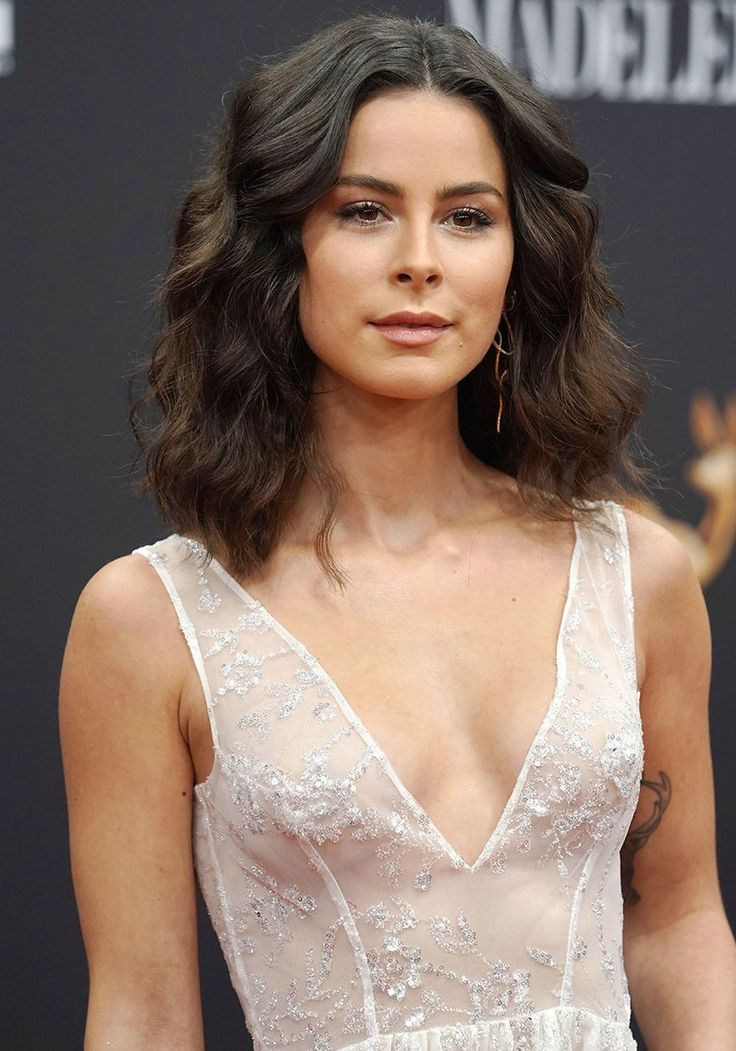
#> input picture Resources/lena.jpeg, 736 x 1051 px
$ python Chapter2.py
#> lines starting #> are read from the running program, lines starting #| are printed output that depends on the picture; after the words box and inside, x2 and y2 are one past the last pixel; in counts of white or black regions, pixels touching at a corner belong together
import cv2
import numpy as np

img = cv2.imread("Resources/lena.jpeg")
#> img is the input picture: shape (1051, 736, 3); mean B, G, R 102.5, 113.7, 133.7
kernel = np.ones((5,5),np.uint8)

imgGray = cv2.cvtColor(img, cv2.COLOR_BGR2GRAY)
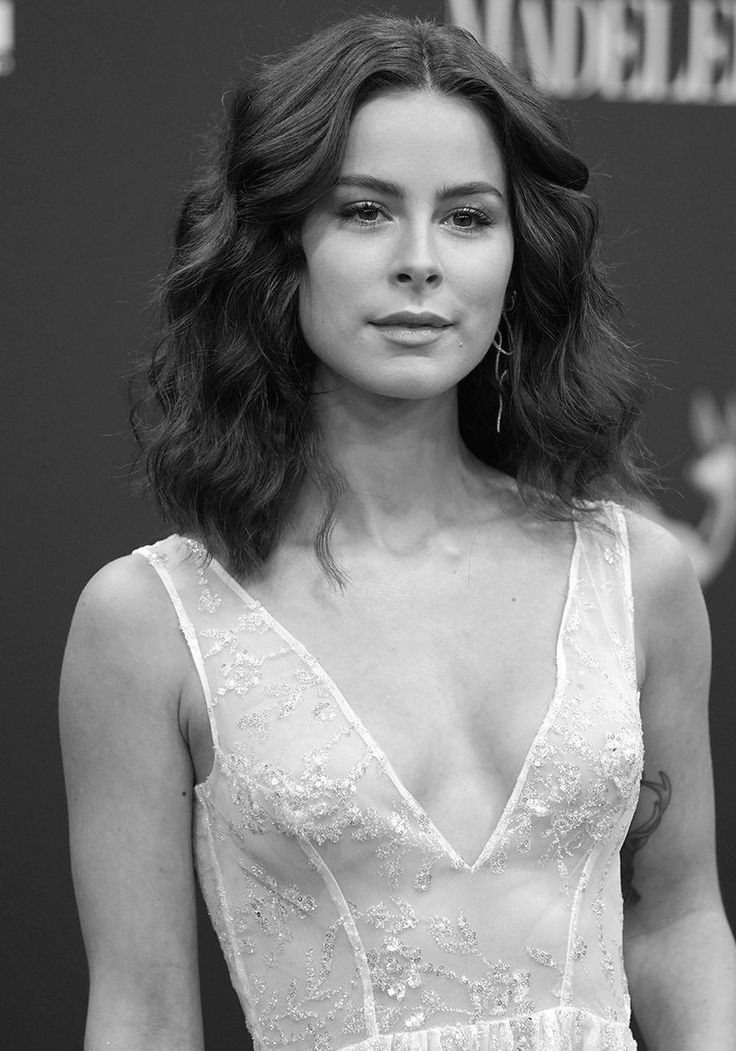
#> imgGray: shape (1051, 736); min 0, max 255, mean 118.4
imgBlur = cv2.GaussianBlur(imgGray, (7,7), 0)
imgCanny = cv2.Canny(img, 100, 100)
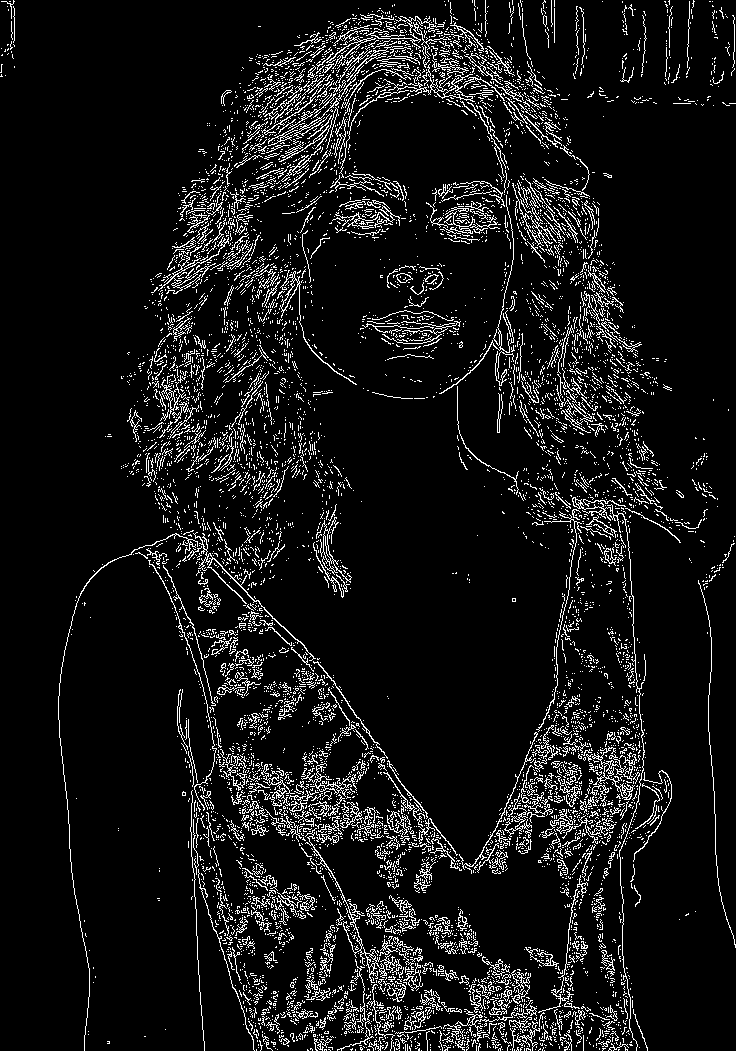
#> imgCanny: shape (1051, 736); 8.3% white in thin lines or dots
imgDilation = cv2.dilate(imgCanny, kernel, iterations= 1)
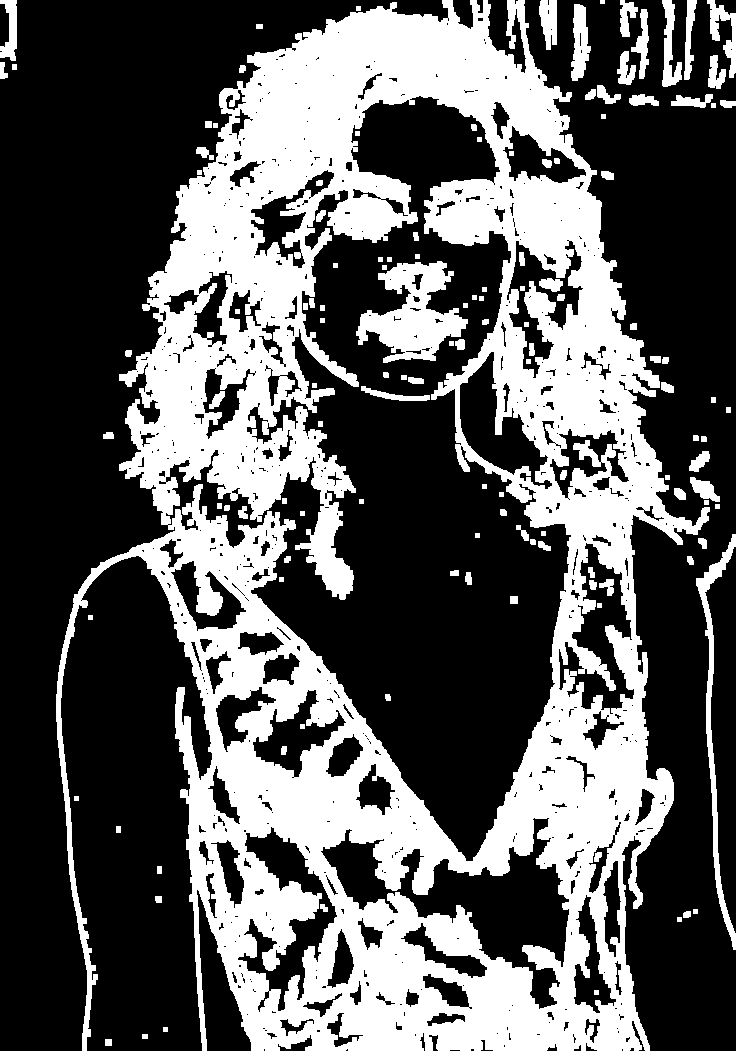
#> imgDilation: shape (1051, 736); 35.9% white; 130 white regions, largest, box (x1, y1, x2, y2) and area: (56, 0, 710, 1051) 255661, (356, 261, 468, 363) 5737, (696, 534, 736, 950) 2601
imgEroded = cv2.erode(imgDilation, kernel, iterations= 1)
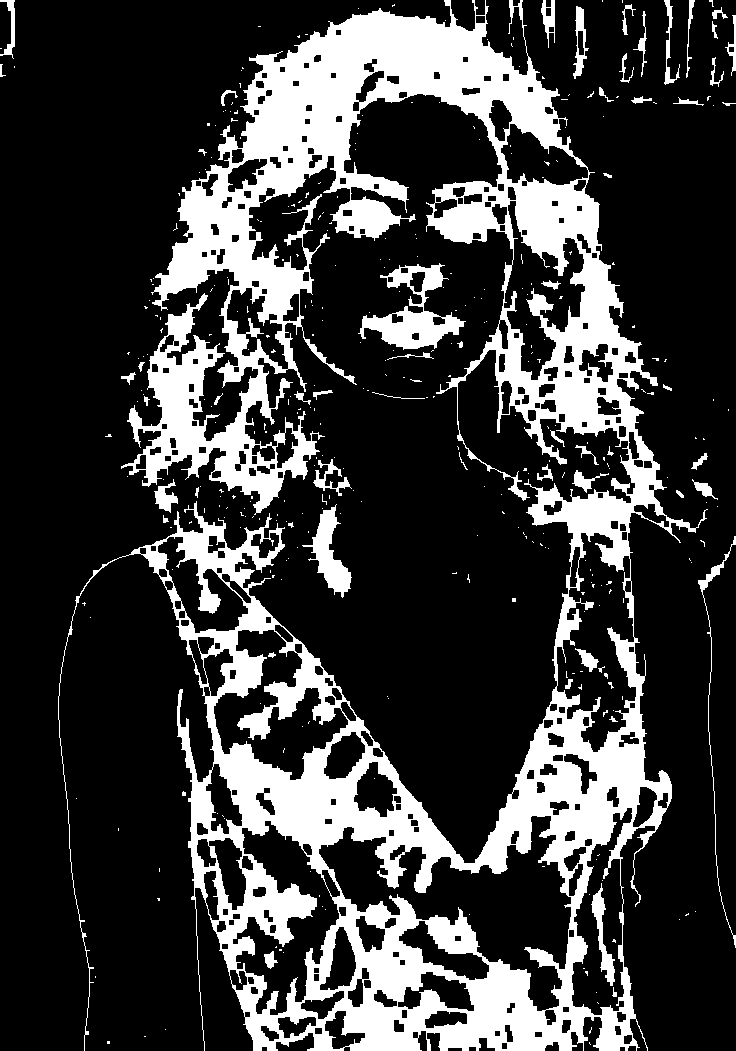
#> imgEroded: shape (1051, 736); 23.6% white; 368 white regions (312 under 20 px), largest, box (x1, y1, x2, y2) and area: (58, 0, 708, 1051) 169068, (358, 263, 466, 350) 3453, (302, 504, 352, 598) 1697

cv2.imshow(" A Gray Image of Lena", imgGray)
cv2.imshow("A Blur image of Lena", imgBlur)
cv2.imshow("An edge detected Image of Lena", imgCanny)
cv2.imshow("A dilated Image of lena", imgDilation)
cv2.imshow("An Eroded Image of lena", imgEroded)
cv2.waitKey(0)
